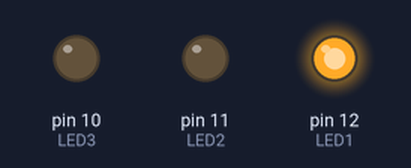
Bench run of a sketch on a simulated Arduino Uno, built with avr-gcc and run on an emulated ATmega328P. Parts: output pins drawn as LEDs (lit = HIGH).

Above: at 1.0 s.
At 3.0 s:
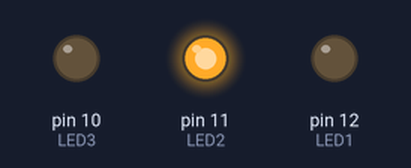
At 5.0 s:
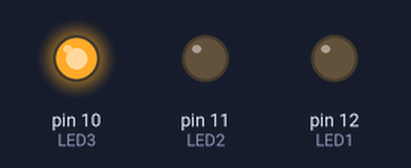
Timing chart, 0 to 7.8 s (numbered marks = the images above):
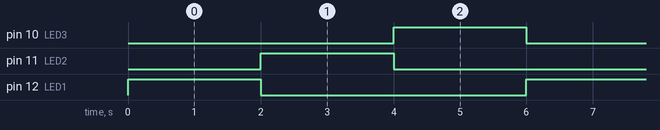

The sketch:

2.2.2.ino
```cpp
const int LED1 = 12;    // Pin number for the first LED
const int LED2 = 11;    // Pin number for the second LED
const int LED3 = 10;    // Pin number for the third LED

void setup()
{
  pinMode(LED1, OUTPUT);   // Set the first LED pin as an output
  pinMode(LED2, OUTPUT);   // Set the second LED pin as an output
  pinMode(LED3, OUTPUT);   // Set the third LED pin as an output
}

void loop()
{
  digitalWrite(LED1, HIGH);   // Turn on the first LED
  digitalWrite(LED2, LOW);    // Turn off the second LED
  digitalWrite(LED3, LOW);    // Turn off the third LED
  delay(2000);                // Wait for 2000 milliseconds (2 seconds)

  digitalWrite(LED1, LOW);    // Turn off the first LED
  digitalWrite(LED2, HIGH);   // Turn on the second LED
  digitalWrite(LED3, LOW);    // Turn off the third LED
  delay(2000);                // Wait for 2000 milliseconds (2 seconds)

  digitalWrite(LED1, LOW);    // Turn off the first LED
  digitalWrite(LED2, LOW);    // Turn off the second LED
  digitalWrite(LED3, HIGH);   // Turn on the third LED
  delay(2000);                // Wait for 2000 milliseconds (2 seconds)
}
```

Measured:
- by itself, pin 10 (LED3), pin 11 (LED2), pin 12 (LED1): alternates HIGH for 2.0 s and LOW for 4.0 s
- by itself, everything shown: repeats every 6.0 s, in 3 steps
